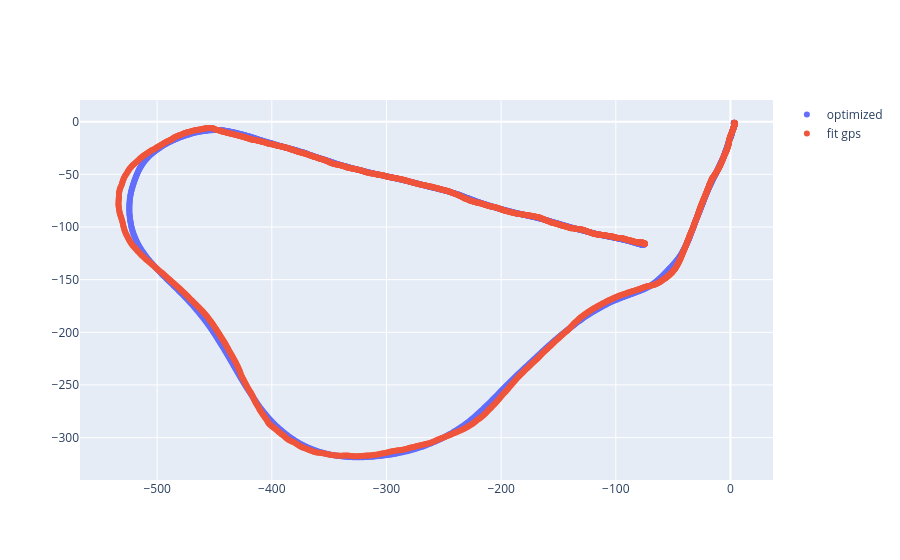

The code cell stored with this chart in its notebook:
### Markdown cell above
## Analyze

### Code cell
pose_arr = np.array([pose.translation() for pose in optimized_poses])
fig = go.Figure()
timestamps = fit_gps.index[:len(optimized_poses)]
fig.add_trace(go.Scatter(x=pose_arr[:, 0], y=pose_arr[:, 1], mode='markers', name='optimized', hovertext=[f'timestamp: {ts}' for ts in timestamps]))
fig.add_trace(go.Scatter(x=fit_enu.x, y=fit_enu.y, mode='markers', name='fit gps', hovertext=[f'timestamp: {ts}' for ts in timestamps]))
fig.show()

### Figure 1 — Plotly figure (JSON) as saved in the notebook; plotly's stock layout.template omitted (floating-point values rounded to 4 significant figures; data arrays with more than 128 entries replaced by an {"elided": "..."} marker saying what was removed)
{"data": [{"hovertext": {"elided": "1772 str values"}, "mode": "markers", "name": "optimized", "type": "scatter", "x": {"elided": "1772 float values"}, "y": {"elided": "1772 float values"}}, {"hovertext": {"elided": "1772 str values"}, "mode": "markers", "name": "fit gps", "type": "scatter", "x": {"elided": "1792 float values"}, "y": {"elided": "1792 float values"}}], "layout": {}}
